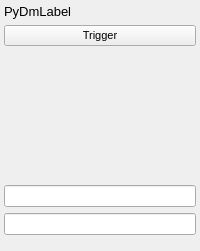
    <widget class="QFrame" name="frame_3">
     <layout class="QGridLayout" name="gridLayout_2">
      <property name="leftMargin">
       <number>4</number>
      </property>
      <property name="topMargin">
       <number>4</number>
      </property>
      <property name="rightMargin">
       <number>4</number>
      </property>
      <property name="bottomMargin">
       <number>4</number>
      </property>
      <property name="horizontalSpacing">
       <number>4</number>
      </property>
      <item row="8" column="0">
       <widget class="PyDMLabel" name="PyDMLabel_78">
        <property name="font">
         <font>
          <pointsize>8</pointsize>
         </font>
        </property>
        <property name="toolTip">
         <string/>
        </property>
        <property name="styleSheet">
         <string notr="true"/>
        </property>
        <property name="text">
         <string/>
        </property>
        <property name="channel" stdset="0">
         <string>ca://${DEVICE}:DAQMUX${MUX}_FRAMECNT2</string>
        </property>
       </widget>
      </item>
      <item row="0" column="0">
       <widget class="PyDMLabel" name="PyDMLabel_16">
        <property name="font">
         <font>
          <pointsize>10</pointsize>
          <weight>50</weight>
          <italic>false</italic>
          <bold>false</bold>
         </font>
        </property>
        <property name="toolTip">
         <string/>
        </property>
        <property name="styleSheet">
         <string notr="true"/>
        </property>
        <property name="text">
         <string>PyDmLabel</string>
        </property>
        <property name="channel" stdset="0">
         <string>ca://${DEVICE}:DAQMUX${MUX}_INPMUXSELSTR2</string>
        </property>
        <property name="displayFormat" stdset="0">
         <enum>PyDMLabel::String</enum>
        </property>
       </widget>
      </item>
      <item row="5" column="0">
       <widget class="PyDMLabel" name="PyDMLabel_72">
        <property name="font">
         <font>
          <pointsize>8</pointsize>
         </font>
        </property>
        <property name="toolTip">
         <string/>
        </property>
        <property name="styleSheet">
         <string notr="true"/>
        </property>
        <property name="text">
         <string/>
        </property>
        <property name="channel" stdset="0">
         <string>ca://${DEVICE}:DAQMUX${MUX}_STRMERR2</string>
        </property>
       </widget>
      </item>
      <item row="2" column="0">
       <widget class="PyDMLabel" name="PyDMLabel_75">
        <property name="font">
         <font>
          <pointsize>8</pointsize>
         </font>
        </property>
        <property name="toolTip">
         <string/>
        </property>
        <property name="styleSheet">
         <string notr="true"/>
        </property>
        <property name="text">
         <string/>
        </property>
        <property name="channel" stdset="0">
         <string>ca://${DEVICE}:DAQMUX${MUX}_STRMPAUSE2</string>
        </property>
       </widget>
      </item>
      <item row="3" column="0">
       <widget class="PyDMLabel" name="PyDMLabel_76">
        <property name="font">
         <font>
          <pointsize>8</pointsize>
         </font>
        </property>
        <property name="toolTip">
         <string/>
        </property>
        <property name="styleSheet">
         <string notr="true"/>
        </property>
        <property name="text">
         <string/>
        </property>
        <property name="channel" stdset="0">
         <string>ca://${DEVICE}:DAQMUX${MUX}_STRMRDY2</string>
        </property>
       </widget>
      </item>
      <item row="9" column="0">
       <widget class="PyDMLineEdit" name="PyDMLineEdit_21">
        <property name="sizePolicy">
         <sizepolicy hsizetype="Preferred" vsizetype="Preferred">
          <horstretch>0</horstretch>
          <verstretch>0</verstretch>
         </sizepolicy>
        </property>
        <property name="font">
         <font>
          <pointsize>8</pointsize>
         </font>
        </property>
        <property name="toolTip">
         <string/>
        </property>
        <property name="styleSheet">
         <string notr="true"/>
        </property>
        <property name="channel" stdset="0">
         <string>ca://${DEVICE}:DAQMUX${MUX}_FORMATSIGNWIDTH2</string>
        </property>
       </widget>
      </item>
      <item row="1" column="0">
       <widget class="PyDMPushButton" name="PyDMPushButton_15">
        <property name="sizePolicy">
         <sizepolicy hsizetype="Preferred" vsizetype="Preferred">
          <horstretch>0</horstretch>
          <verstretch>0</verstretch>
         </sizepolicy>
        </property>
        <property name="maximumSize">
         <size>
          <width>16777215</width>
          <height>48</height>
         </size>
        </property>
        <property name="font">
         <font>
          <pointsize>8</pointsize>
         </font>
        </property>
        <property name="toolTip">
         <string/>
        </property>
        <property name="styleSheet">
         <string notr="true"/>
        </property>
        <property name="text">
         <string>Trigger</string>
        </property>
        <property name="channel" stdset="0">
         <string>ca://${DEVICE}:DAQMUX${MUX}_TRGDAQ </string>
        </property>
        <property name="pressValue" stdset="0">
         <string>1</string>
        </property>
       </widget>
      </item>
      <item row="6" column="0">
       <widget class="PyDMLabel" name="PyDMLabel_73">
        <property name="font">
         <font>
          <pointsize>8</pointsize>
         </font>
        </property>
        <property name="toolTip">
         <string/>
        </property>
        <property name="styleSheet">
         <string notr="true"/>
        </property>
        <property name="text">
         <string/>
        </property>
        <property name="channel" stdset="0">
         <string>ca://${DEVICE}:DAQMUX${MUX}_INPDATAVALID2</string>
        </property>
       </widget>
      </item>
      <item row="11" column="0">
       <widget class="PyDMEnumButton" name="PyDMEnumButton_21">
        <property name="maximumSize">
         <size>
          <width>16777215</width>
          <height>44</height>
         </size>
        </property>
        <property name="font">
         <font>
          <pointsize>8</pointsize>
         </font>
        </property>
        <property name="toolTip">
         <string/>
        </property>
        <property name="styleSheet">
         <string notr="true"/>
        </property>
        <property name="channel" stdset="0">
         <string>ca://${DEVICE}:DAQMUX${MUX}_FORMATSIGN2</string>
        </property>
        <property name="orientation" stdset="0">
         <enum>Qt::Horizontal</enum>
        </property>
        <property name="marginTop" stdset="0">
         <number>0</number>
        </property>
        <property name="marginBottom" stdset="0">
         <number>0</number>
        </property>
        <property name="marginLeft" stdset="0">
         <number>0</number>
        </property>
        <property name="marginRight" stdset="0">
         <number>0</number>
        </property>
        <property name="horizontalSpacing" stdset="0">
         <number>0</number>
        </property>
        <property name="verticalSpacing" stdset="0">
         <number>0</number>
        </property>
       </widget>
      </item>
      <item row="12" column="0">
       <widget class="PyDMEnumButton" name="PyDMEnumButton_22">
        <property name="maximumSize">
         <size>
          <width>16777215</width>
          <height>44</height>
         </size>
        </property>
        <property name="font">
         <font>
          <pointsize>8</pointsize>
         </font>
        </property>
        <property name="toolTip">
         <string/>
        </property>
        <property name="styleSheet">
         <string notr="true"/>
        </property>
        <property name="channel" stdset="0">
         <string>ca://${DEVICE}:DAQMUX${MUX}_DECIMATION2</string>
        </property>
        <property name="orientation" stdset="0">
         <enum>Qt::Horizontal</enum>
        </property>
        <property name="marginTop" stdset="0">
         <number>0</number>
        </property>
        <property name="marginBottom" stdset="0">
         <number>0</number>
        </property>
        <property name="marginLeft" stdset="0">
         <number>0</number>
        </property>
        <property name="marginRight" stdset="0">
         <number>0</number>
        </property>
        <property name="horizontalSpacing" stdset="0">
         <number>0</number>
        </property>
        <property name="verticalSpacing" stdset="0">
         <number>0</number>
        </property>
       </widget>
      </item>
      <item row="7" column="0">
       <widget class="PyDMLabel" name="PyDMLabel_74">
        <property name="font">
         <font>
          <pointsize>8</pointsize>
         </font>
        </property>
        <property name="toolTip">
         <string/>
        </property>
        <property name="styleSheet">
         <string notr="true"/>
        </property>
        <property name="text">
         <string/>
        </property>
        <property name="channel" stdset="0">
         <string>ca://${DEVICE}:DAQMUX${MUX}_STRMENABLED2</string>
        </property>
       </widget>
      </item>
      <item row="4" column="0">
       <widget class="PyDMLabel" name="PyDMLabel_77">
        <property name="font">
         <font>
          <pointsize>8</pointsize>
         </font>
        </property>
        <property name="toolTip">
         <string/>
        </property>
        <property name="styleSheet">
         <string notr="true"/>
        </property>
        <property name="text">
         <string/>
        </property>
        <property name="channel" stdset="0">
         <string>ca://${DEVICE}:DAQMUX${MUX}_STRMOVF2</string>
        </property>
       </widget>
      </item>
      <item row="10" column="0">
       <widget class="PyDMLineEdit" name="PyDMLineEdit_22">
        <property name="sizePolicy">
         <sizepolicy hsizetype="Preferred" vsizetype="Preferred">
          <horstretch>0</horstretch>
          <verstretch>0</verstretch>
         </sizepolicy>
        </property>
        <property name="font">
         <font>
          <pointsize>8</pointsize>
         </font>
        </property>
        <property name="toolTip">
         <string/>
        </property>
        <property name="styleSheet">
         <string notr="true"/>
        </property>
        <property name="channel" stdset="0">
         <string>ca://${DEVICE}:DAQMUX${MUX}_FORMATDATAWIDTH2</string>
        </property>
       </widget>
      </item>
     </layout>
    </widget>
